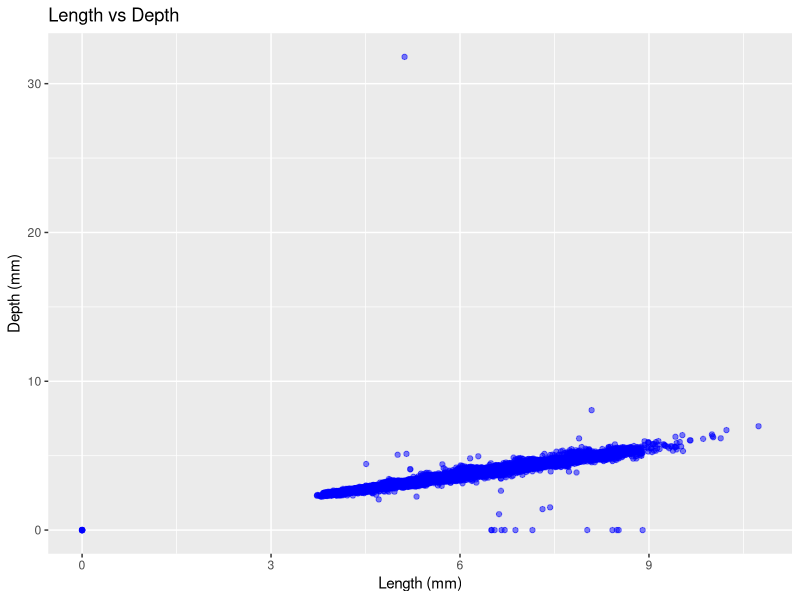
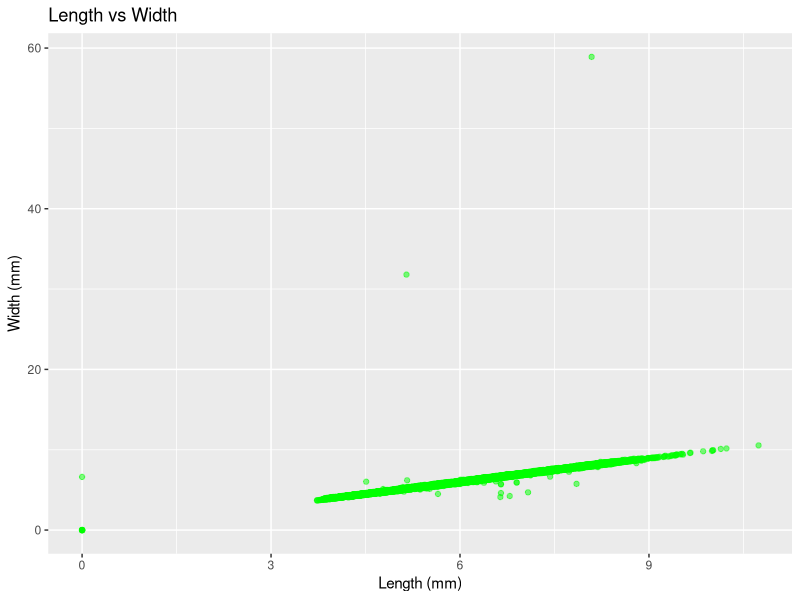
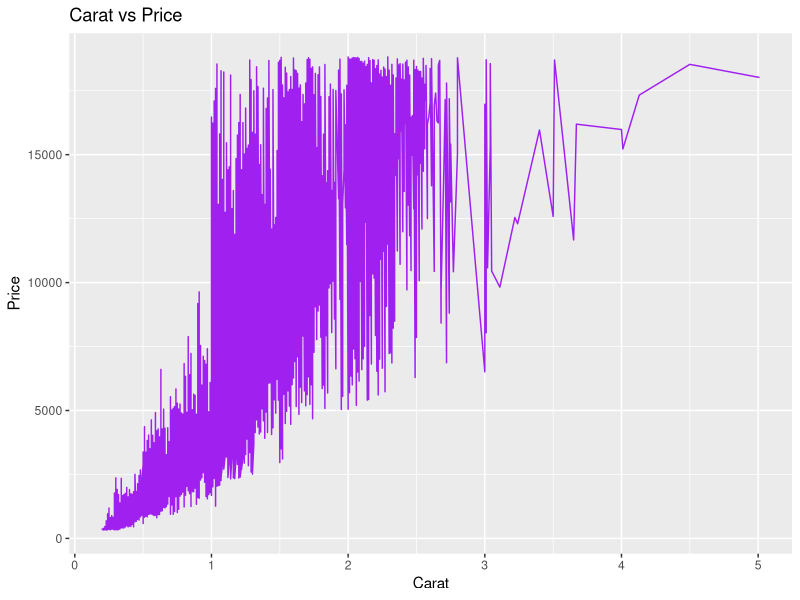
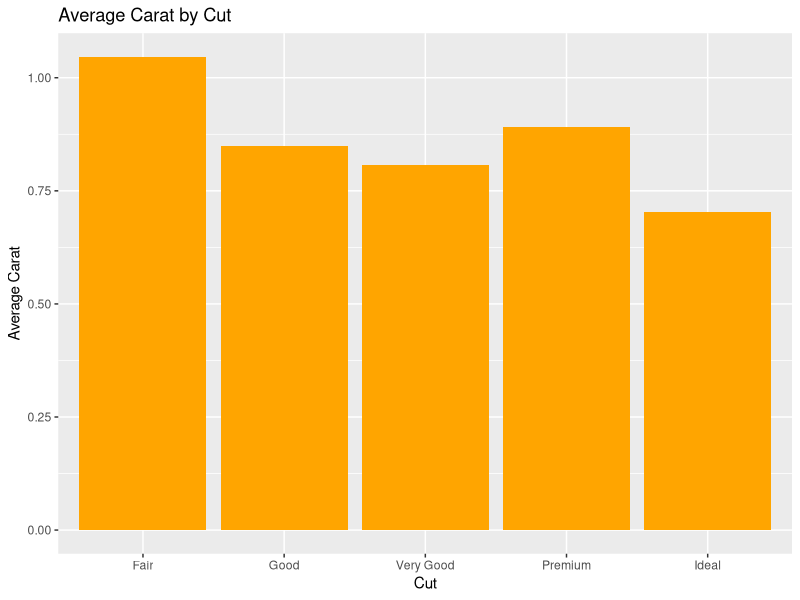
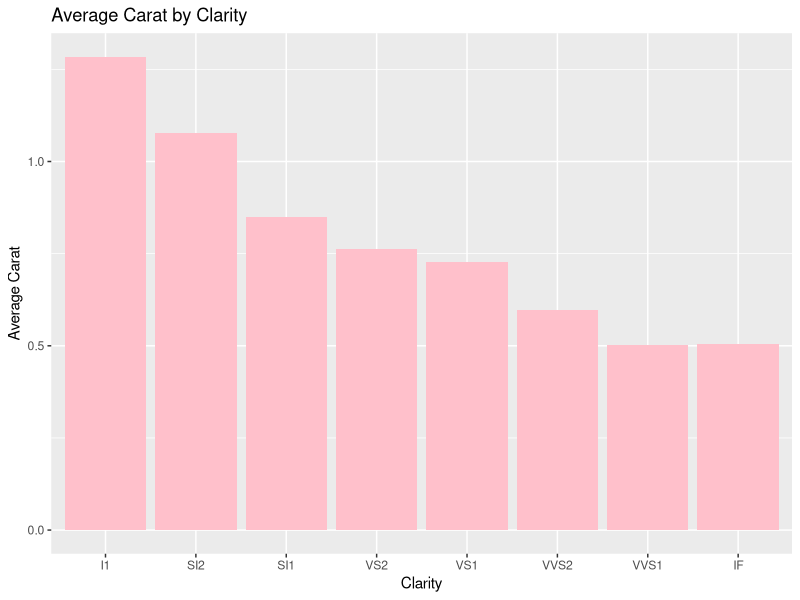

The R script that drew these images, in order:
## ---- chunk 1
library(tidyverse) 
library(ggplot2)
## ---- chunk 2
diamonds <- diamonds %>% rename(
    depth_pct = depth,
    length_mm = x,
    width_mm = y,
    depth_mm = z,
    table_pct = table
  )
## ---- chunk 3
# Do some preliminary investigations & cleaning
diamonds %>%
  summarise(across(c(carat:depth_mm), mean, na.rm = TRUE))

# 1. Length vs Depth (Scatter plot)
ggplot(diamonds, aes(x = length_mm, y = depth_mm)) +
  geom_point(alpha = 0.5, color = "blue") +
  labs(title = "Length vs Depth", x = "Length (mm)", y = "Depth (mm)")

# 2. Length vs Width (Scatter plot)
ggplot(diamonds, aes(x = length_mm, y = width_mm)) +
  geom_point(alpha = 0.5, color = "green") +
  labs(title = "Length vs Width", x = "Length (mm)", y = "Width (mm)")

# 3. Carat vs Price (Line graph)
ggplot(diamonds, aes(x = carat, y = price)) +
  geom_line(color = "purple") +
  labs(title = "Carat vs Price", x = "Carat", y = "Price")

# 4. Carat and Cut (Bar graph)
ggplot(diamonds, aes(x = cut, y = carat)) +
  geom_bar(stat = "summary", fun = "mean", fill = "orange") +
  labs(title = "Average Carat by Cut", x = "Cut", y = "Average Carat")

# 5. Clarity and Carat (Bar graph)
ggplot(diamonds, aes(x = clarity, y = carat)) +
  geom_bar(stat = "summary", fun = "mean", fill = "pink") +
  labs(title = "Average Carat by Clarity", x = "Clarity", y = "Average Carat")

# 6. Summary of Average Price by Color
avg_price_by_color <- diamonds %>%
  group_by(color) %>%
  summarise(avg_price = mean(price, na.rm = TRUE))

# Summary of Average Price by Cut
avg_price_by_cut <- diamonds %>%
  group_by(cut) %>%
  summarise(avg_price = mean(price, na.rm = TRUE))

# Display summaries
print(avg_price_by_color)
print(avg_price_by_cut)

## ---- chunk 4

diamonds <- diamonds %>%
  mutate(table_mm = table_pct * width_mm / 100)

# Overall table_mm arithmetic mean?
diamonds %>%
  summarise(mean_table_mm = mean(table_mm, na.rm = TRUE))





# table_mm arithmetic mean within each clarity category
diamonds %>%
  group_by(clarity) %>%
  summarise(mean_table_mm = mean(table_mm, na.rm = TRUE))






## ---- chunk 5
# calculate the arithmetic mean across all numeric variables

diamonds_summary <- diamonds %>%
  summarise(across(where(is.numeric), mean, na.rm = TRUE, .names = "avg_{.col}"))

diamonds_summary


## ---- chunk 6
# Write gmean() command
gmean <- function(x) {
  # Ensure the input is numeric
  if (!is.numeric(x) || length(x) == 0) {
    stop("Input must be a numeric vector with positive values.")
  }
  
  # Check if there are any non-positive values
  if (any(x <= 0)) {
    stop("All values must be positive to compute the geometric mean.")
  }
  
  # Remove any NA values in x
  x <- na.omit(x)
  
  # Calculate the geometric mean using the logarithmic formula
  geometric_mean <- exp(mean(log(x)))
  
  return(geometric_mean)
}


## ---- chunk 7

test_data <- list(
  test1 = c(2.1, 3.8, 4.2),
  test2 = c(1, 10, 100, 1000),
  test3 = c(0, 1, 4),
  test4 = c(0.38,  0.94, -1.56),
  test5 = c(TRUE, TRUE),
  test6 = c("6", "7", "8")
)


# Create for loop to test gmean() on the above examples

for(i in seq_along(test_data)){
  cat("Testing gmean on test_data[[", i, "]]:", sep = "")
  tryCatch({
    result <- gmean(test_data[[i]])
    print(result)
  }, error = function(e) {
    print(e$message)
  })
}

## ---- chunk 8
# Copy gmean() from Ex 3 and edit it to check the input





# Copy your code from Ex 4 to test your new command





## ---- chunk 9
# replicate the for loop from Ex 4 using the map (or a similar) function

## ---- chunk 10
# Overall table_mm arithmetic mean, median, and geometric mean?






# Arithmetic mean, median, and geometric mean of table_mm within each clarity category






## ---- chunk 11
# Create gmean2() that computes the geometric mean 
#   that uses the original definition






## ---- chunk 12
# Create a function that computes the harmonic mean







